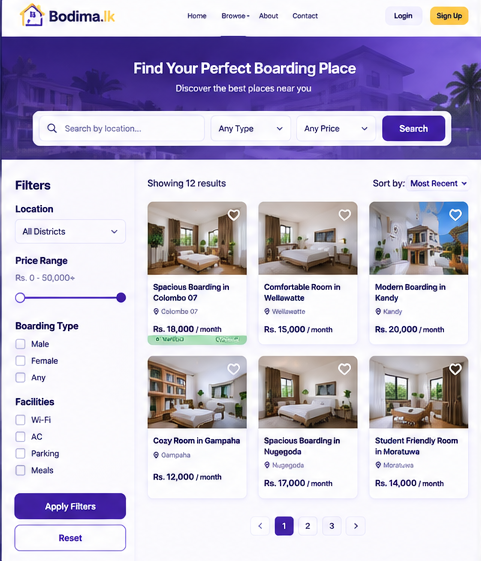
#> input picture reference/qb.png, 481 x 561 px, found by its file name
$ python sample_browse.py
#> lines starting #> are read from the running program, lines starting #| are printed output that depends on the picture
"""Sample violet button surfaces + extract 6 listing photos (patching out baked hearts)."""
import os

from PIL import Image, ImageFilter

SRC = r"C:\Users\hdgan\OneDrive\Desktop\Bodima.lk\reference\qb.png"
OUT = r"C:\Users\hdgan\OneDrive\Desktop\Bodima.lk\public\assets"

im = Image.open(SRC).convert("RGB")

def hexat(x, y):
    return "#%02x%02x%02x" % im.getpixel((x, y))

print("search button:", [hexat(x, y) for x, y in [(395, 122), (415, 125), (420, 130), (430, 135)]])
print("apply button:", [hexat(x, y) for x, y in [(60, 505), (85, 512), (110, 515), (50, 512)]])
print("pagination active:", [hexat(x, y) for x, y in [(283, 520), (288, 525), (290, 530)]])
print("slider track:", [hexat(x, y) for x, y in [(80, 300), (100, 300), (110, 301)]])
print("card title:", [hexat(x, y) for x, y in [(155, 288), (165, 289), (175, 290)]])
print("price:", [hexat(x, y) for x, y in [(152, 327), (160, 328), (170, 329)]])
print("select border:", [hexat(x, y) for x, y in [(30, 220), (125, 230)]])
print("hero grad:", [(x, y, hexat(x, y)) for x, y in [(10, 40), (240, 40), (470, 40), (240, 150), (10, 150), (470, 150)]])

# --- extract listing photos, patching the baked heart with a mirrored patch ---
CARDS = {
    "listing-colombo.jpg": (147, 201, 247, 274),
    "listing-wellawatte.jpg": (258, 201, 358, 274),
    "listing-kandy.jpg": (369, 201, 469, 274),
    "listing-gampaha.jpg": (147, 362, 247, 428),
    "listing-nugegoda.jpg": (258, 362, 358, 428),
    "listing-moratuwa.jpg": (369, 362, 469, 428),
}

SCALE = 4
for name, (l, t, r, b) in CARDS.items():
    c = im.crop((l, t, r, b))
    # patch the top-right heart: mirror the patch immediately to its left over it
    w, h = c.size
    hx0, hy0 = w - 26, 2
    hx1, hy1 = w - 2, 26
    src_patch = c.crop((hx0 - 26, hy0, hx1 - 26, hy1)).transpose(Image.FLIP_LEFT_RIGHT)
    src_patch = src_patch.filter(ImageFilter.GaussianBlur(1.2))
    c.paste(src_patch, (hx0, hy0))
    c = c.resize((c.width * SCALE, c.height * SCALE), Image.LANCZOS)
    c = c.filter(ImageFilter.UnsharpMask(radius=2, percent=70, threshold=2))
    c.save(os.path.join(OUT, name), quality=92)
    print(name, c.size)
#> this loop made 6 passes
#> pass 1, `c = im.crop((l, t, r, b))`:
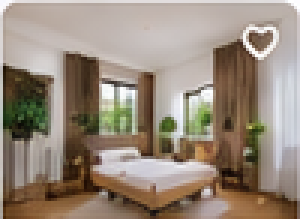
#> c: PIL image 100x73 RGB (shown 3 times larger); mean R, G, B 151.2, 137.1, 122.6
#> pass 1, `src_patch = c.crop((hx0 - 26, hy0, hx1 - 26, hy1)).transpose(Image.FLI..`:
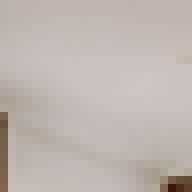
#> src_patch: PIL image 24x24 RGB (shown 8 times larger); mean R, G, B 190.9, 181, 175.2
#> pass 1, `src_patch = src_patch.filter(ImageFilter.GaussianBlur(1.2))`:
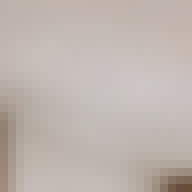
#> src_patch: PIL image 24x24 RGB (shown 8 times larger); mean R, G, B 191.1, 181.1, 175.4
#> pass 1, `c = c.resize((c.width * SCALE, c.height * SCALE), Image.LANCZOS)`:
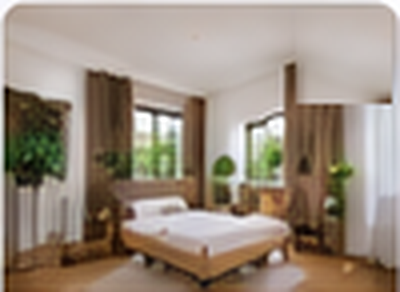
#> c: PIL image 400x292 RGB; mean R, G, B 153.3, 139.5, 125.2
#> after the loop:
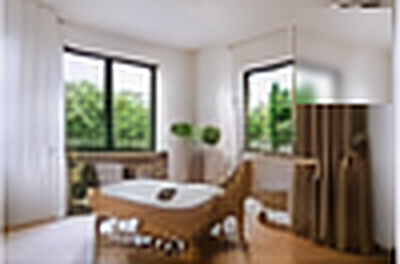
#> c: PIL image 400x264 RGB; mean R, G, B 154.9, 146.4, 138.1
#> after the loop:
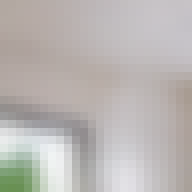
#> src_patch: PIL image 24x24 RGB (shown 8 times larger); mean R, G, B 186.1, 182.1, 179.5

$ run again, with reference/qa.png copied over reference/qb.png
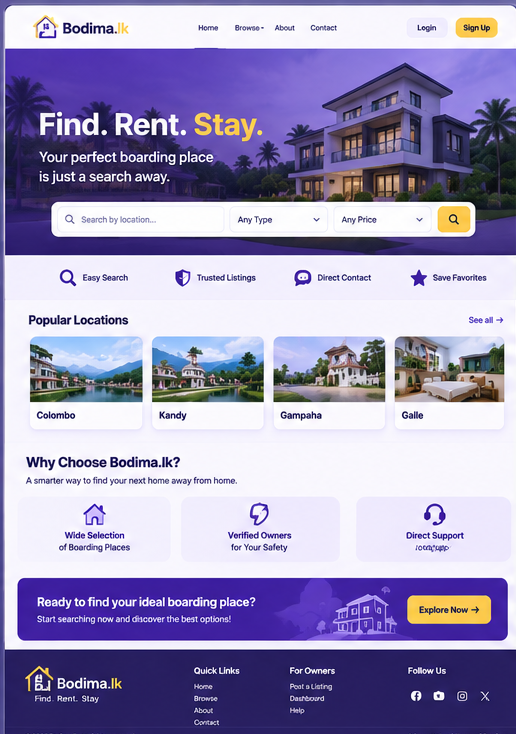
#> input picture reference/qa.png, 516 x 734 px, found by its file name
#> after the loop `for name, (l, t, r, b) in CARDS.items():`:
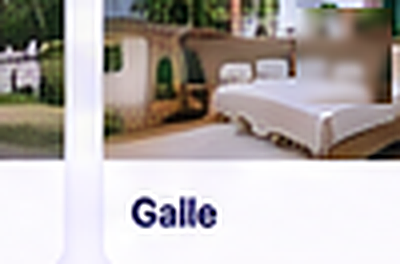
#> c: PIL image 400x264 RGB; mean R, G, B 180.7, 174, 171
#> after the loop `for name, (l, t, r, b) in CARDS.items():`:
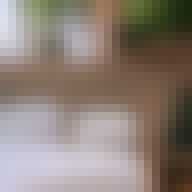
#> src_patch: PIL image 24x24 RGB (shown 8 times larger); mean R, G, B 140, 127.7, 119.5
